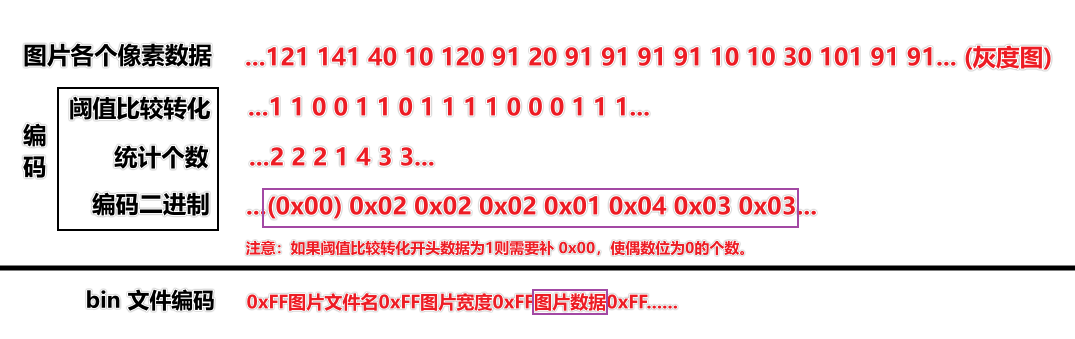
#> input picture IMAGES/image1.png, 1075 x 339 px
$ python picture2binM.py IMAGES/image1.png IMAGES/image2.png IMAGES/image2.png
#> lines starting #> are read from the running program, lines starting #| are printed output that depends on the picture; after the words box and inside, x2 and y2 are one past the last pixel; in counts of white or black regions, pixels touching at a corner belong together
import sys
import os
from PIL import Image, ImageDraw, ImageFont

def process_image(img):
    img_gray = img.convert("L")
    threshold = 127
    img_binary = img_gray.point(lambda x: 0 if x < threshold else 1)

    return img_binary.size[0], list(img_binary.getdata())

def encode_image_data(image_data):
    encoded_data = bytearray()
    count = 0
    now_c = 0
    if image_data[0] == 1:
        encoded_data.append(0x00)
    for b in image_data:
        if b == now_c:
            count += 1
        else:
            encoded_data.append(count)
            count = 1
            now_c = 1 - now_c
        if count >= 0xFE:
            encoded_data.append(count)
            encoded_data.append(0x00)
            count = 1

    encoded_data.append(count)
    return encoded_data

def write_to_bin(target_image_name, img_width, img_encode_data, img_bin_path, only_add=False):
    """
    向bin文件中写入或更新指定文件名的数据
    :param target_image_name: 写入bin文件的文件名
    :param img_width: 图片宽度
    :param img_encode_data: 图片的编码数据，也就是bin文件中的data
    :param img_bin_path: bin文件路径
    :param only_add: 如果为True为只追加模式，不检测是否已有相同文件名
    """

    # 如果文件不存在或者只是添加模式，直接在尾部添加数据
    if only_add or not os.path.isfile(img_bin_path):
        with open(img_bin_path, "ab") as f:  # 以二进制追加模式打开文件
            f.write(b'\xff' + target_image_name.encode('utf-8'))  # 写入文件名
            f.write(b'\xff' + str(img_width).encode('utf-8'))  # 写入图片宽度
            f.write(b'\xff' + img_encode_data)  # 写入图片数据
    else:
        # 否则，需要更新数据
        with open(img_bin_path, "rb+") as f:
            # 先读取所有的数据
            data = f.read()

            # 将数据分割成文件名、宽度和数据
            files_data = data.split(b'\xff')[1:]  # 去掉最前面的空字符

            # 将数据组织成元组（文件名，宽度，数据）
            files_data = [(files_data[i].decode('utf-8'), files_data[i+1].decode('utf-8'), files_data[i+2]) for i in range(0, len(files_data), 3)]

            # 查找是否有相同的文件名
            for i, (filename, width, img_data) in enumerate(files_data):
                if filename == target_image_name:
                    del files_data[i]  # 删除旧的数据
                    break

            # 在尾部添加新的数据
            files_data.append((target_image_name, str(img_width), img_encode_data))

            # 清空文件
            f.seek(0)
            f.truncate()

            # 重新写入所有的数据
            for filename, width, img_data in files_data:
                f.write(b'\xff' + filename.encode('utf-8'))  # 写入文件名
                f.write(b'\xff' + width.encode('utf-8'))  # 写入图片宽度
                f.write(b'\xff' + img_data)  # 写入图片数据

# [47 lines left out: function print_from_bin, not called in this run]

if len(sys.argv) != 4:
    print("参数不正确！使用方法：python picture2binM.py 图片名 标识名 bin文件名")
    exit()
print("编码文件：", sys.argv[1])
print("编码标识：", sys.argv[2])
print("目标bin文件：", sys.argv[3])

with Image.open(sys.argv[1]) as I:
#> I is the input picture: PIL image 1075x339 RGBA; mean R, G, B, A 241.5, 230.1, 231.2, 255
    width, data = process_image(I)
#> in process_image, `img_gray = img.convert("L")`:
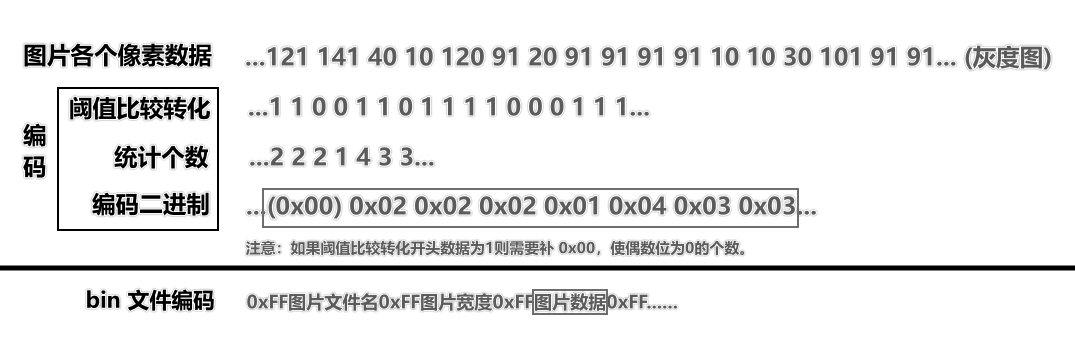
#> img_gray: PIL image 1075x339 L; min 0, max 255, mean 233.6
#> in process_image, `img_binary = img_gray.point(lambda x: 0 if x < threshold else 1)`:
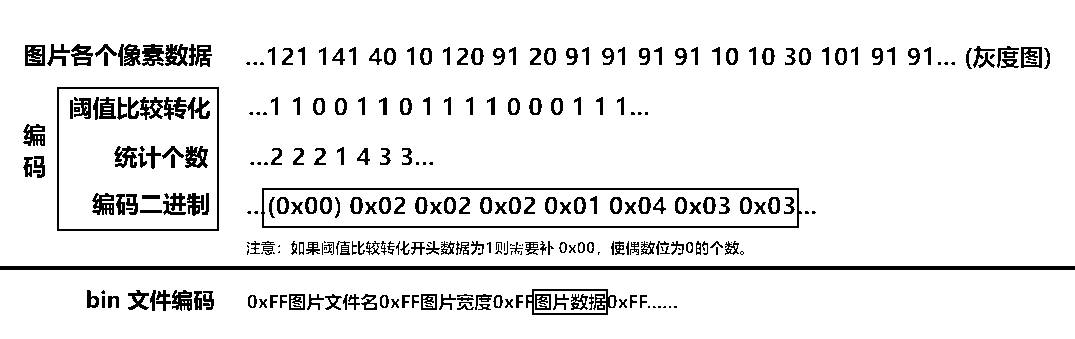
#> img_binary: PIL image 1075x339 L; values 0 (black) and 1 (white), 91.5% white; 298 black regions (66 under 20 px), largest, box (x1, y1, x2, y2) and area: (0, 266, 1075, 270) 4300, (261, 188, 802, 228) 2304, (57, 87, 219, 231) 1208
#> width = 1075; data = 364425 items
    data = encode_image_data(data)
#> the loop in encode_image_data, `for b in image_data:` made 364425 passes
#> now_c on pass 1: 1
#> after the loop in encode_image_data, `for b in image_data:`: now_c = 1
    write_to_bin(sys.argv[2], width, data, sys.argv[3])
#> (the run stopped early here; a loop or call above may not have finished)

$ run again, on IMAGES/image3.png
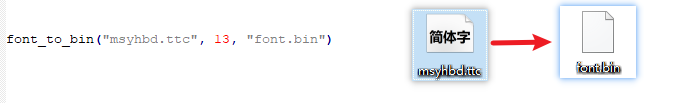
#> input picture IMAGES/image3.png, 678 x 103 px
#> I is the input picture: PIL image 678x103 RGBA; mean R, G, B, A 245.4, 245.9, 247.6, 255
#> in process_image, `img_gray = img.convert("L")`:
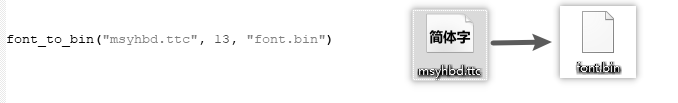
#> img_gray: PIL image 678x103 L; min 0, max 255, mean 246
#> in process_image, `img_binary = img_gray.point(lambda x: 0 if x < threshold else 1)`:
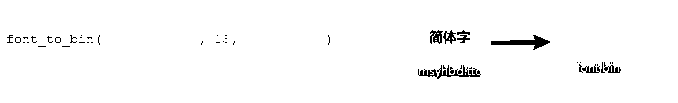
#> img_binary: PIL image 678x103 L; values 0 (black) and 1 (white), 98.1% white; 46 black regions (36 under 20 px), largest, box (x1, y1, x2, y2) and area: (491, 35, 550, 50) 328, (418, 65, 481, 79) 316, (430, 30, 443, 44) 114
#> width = 678; data = 69834 items
#> the loop in encode_image_data, `for b in image_data:` made 69834 passes
#> now_c on pass 1: 1
#> after the loop in encode_image_data, `for b in image_data:`: now_c = 1
